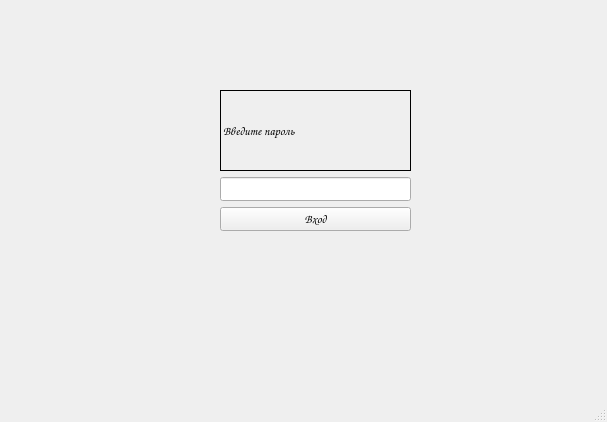
<?xml version="1.0" encoding="UTF-8"?>
<ui version="4.0">
 <class>MainWindow</class>
 <widget class="QMainWindow" name="MainWindow">
  <property name="geometry">
   <rect>
    <x>0</x>
    <y>0</y>
    <width>607</width>
    <height>422</height>
   </rect>
  </property>
  <property name="minimumSize">
   <size>
    <width>400</width>
    <height>300</height>
   </size>
  </property>
  <property name="font">
   <font>
    <family>Comic Sans MS</family>
   </font>
  </property>
  <property name="windowTitle">
   <string>MainWindow</string>
  </property>
  <property name="autoFillBackground">
   <bool>true</bool>
  </property>
  <widget class="QWidget" name="centralwidget">
   <widget class="QWidget" name="layoutWidget">
    <property name="geometry">
     <rect>
      <x>220</x>
      <y>90</y>
      <width>191</width>
      <height>141</height>
     </rect>
    </property>
    <layout class="QVBoxLayout" name="verticalLayout">
     <item>
      <widget class="QLabel" name="label">
       <property name="layoutDirection">
        <enum>Qt::LeftToRight</enum>
       </property>
       <property name="autoFillBackground">
        <bool>false</bool>
       </property>
       <property name="frameShape">
        <enum>QFrame::Panel</enum>
       </property>
       <property name="text">
        <string>Введите пароль</string>
       </property>
      </widget>
     </item>
     <item>
      <widget class="QLineEdit" name="Pin">
       <property name="echoMode">
        <enum>QLineEdit::Password</enum>
       </property>
      </widget>
     </item>
     <item>
      <widget class="QPushButton" name="pushButton">
       <property name="text">
        <string>Вход</string>
       </property>
      </widget>
     </item>
    </layout>
   </widget>
  </widget>
  <widget class="QMenuBar" name="menubar">
   <property name="geometry">
    <rect>
     <x>0</x>
     <y>0</y>
     <width>607</width>
     <height>22</height>
    </rect>
   </property>
  </widget>
  <widget class="QStatusBar" name="statusbar"/>
 </widget>
 <resources/>
 <connections/>
</ui>
